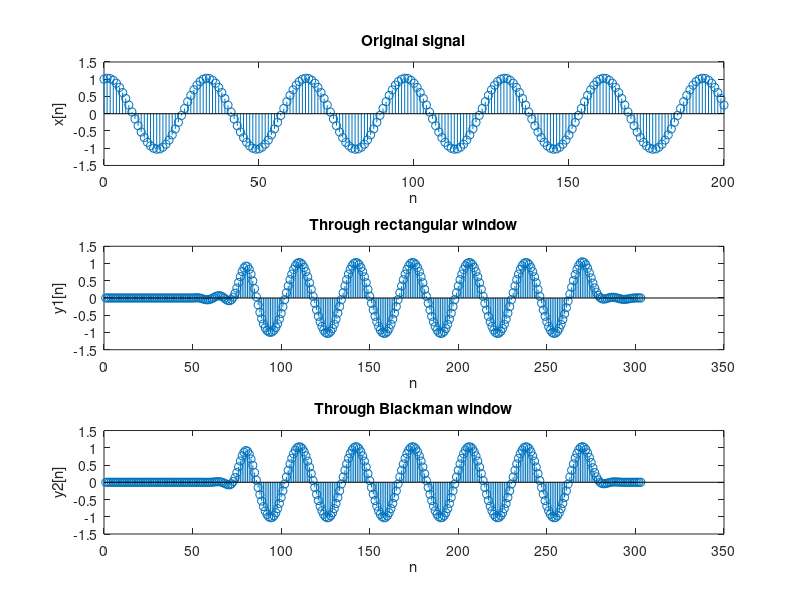

This chart was generated by the following MATLAB code: (Note: this script raises an error after producing the figure.)
wc=pi/6;
N=51;
n=-N:N;
nc=(N-1)/2;

hd=zeros(1,length(n));
wn1=zeros(1,length(n));
wn2=zeros(1,length(n));

for i=-N:N
    if(i~=nc)
    hd(i+N+1)=(1/pi)*sin(wc*(i-nc))*1/(i-nc);
    else
    hd(i+N+1)=wc/pi;
    end
end

wn1=((n>=0) & (n<=N-1));

zn=blackman(N);
for k=1:N
    wn2(k+N)=zn(k);
end

h1n= hd .* wn1;
h2n= hd .* wn2;


n=0:200;
xn=cos(pi*n/16)+0.25*sin(pi*n/16);

figure;
subplot(3,1,1);
stem(0:length(xn)-1,xn);
xlabel('n');
ylabel('x[n]');
title('Original signal');

y1n=conv(xn,h1n);
subplot(3,1,2);
stem(y1n);
xlabel('n');
ylabel('y1[n]');
title('Through rectangular window');

yn=conv(xn,h2n);
subplot(3,1,3);
stem(yn);
xlabel('n');
ylabel('y2[n]');
title('Through Blackman window');

sgtitle("Filtering of signal");

n=0:200;
xn=cos(pi*n/16)+0.25*randn(1,201);

figure;
subplot(3,1,1);
stem(0:length(xn)-1,xn);
xlabel('n');
ylabel('x[n]');
title('Original signal');

y1n=conv(xn,h1n);
subplot(3,1,2);
stem(y1n);
xlabel('n');
ylabel('y1[n]');
title('Through rectangular window');

yn=conv(xn,h2n);
subplot(3,1,3);
stem(yn);
xlabel('n');
ylabel('y2[n]');
title('Through Blackman window');

sgtitle("Filtering of signal");
